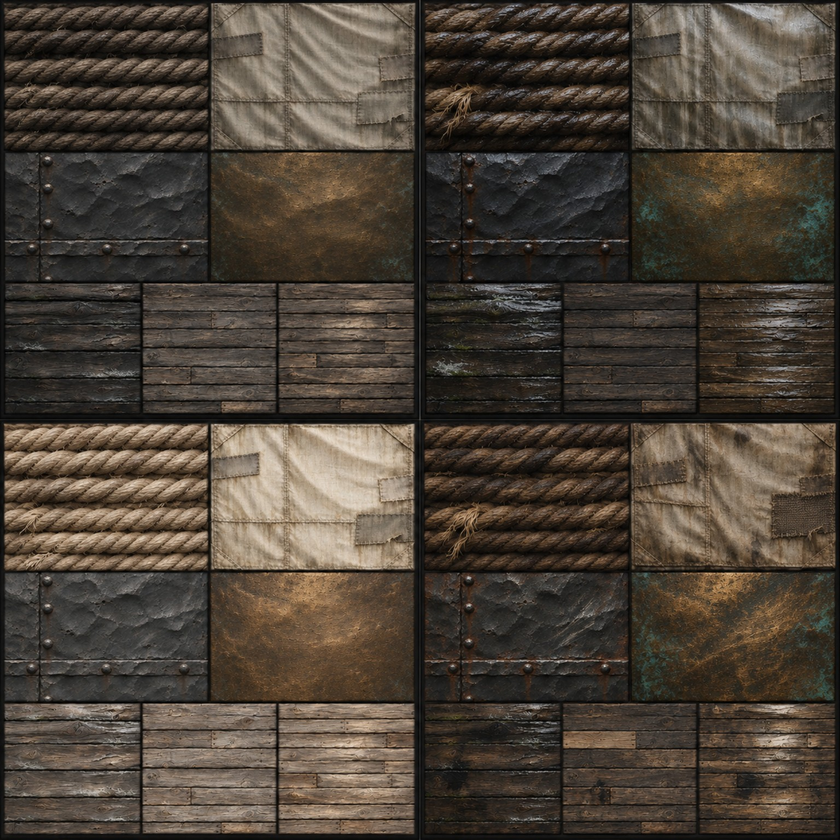
#> input picture SeaCraft_texture_atlas_source.png, 840 x 840 px, shrunk from 1536 x 1536 before the run
$ python -i seacraft_showlook.py   (imports and definitions only)
#> lines starting #> are read from the running program, lines starting #| are printed output that depends on the picture
#> further down, picture is the input picture: PIL image 840x840 RGB; mean R, G, B 75.8, 66.2, 55.7
#!/usr/bin/env python3
"""SeaCraft shared ship look pipeline: v1 global, v2 material-aware, v3 production show-look."""
import argparse,json
from pathlib import Path
import cv2,numpy as np
from PIL import Image,ImageDraw
from skimage import color

ORDER=['N','NE','E','SE','S','SW','W','NW']
Q1=np.array([0,.01,.03,.07,.15,.30,.50,.70,.85,.93,.97,.99,1.])
QM=np.array([.01,.03,.08,.18,.35,.50,.65,.82,.92,.97,.99])
V1={'style':.72,'l':.66,'ab':.70}
V2={'l':{'sail':.78,'wood':.72,'metal':.62,'other':.40},'ab':{'sail':.78,'wood':.72,'metal':.58,'other':.34},'blend':.82}
V3={'l':{'sail':.72,'wood':.66,'metal':.52,'other':.30},'ab':{'sail':.76,'wood':.70,'metal':.48,'other':.24},'blend':.78,'cube_blend':.38,'shadow_a':-.6,'shadow_b':-1.6,'wood_a':.8,'wood_b':1.4,'sail_b':[3.,18.]}

def args():
 p=argparse.ArgumentParser();p.add_argument('input_dir',type=Path);p.add_argument('reference_image',type=Path);p.add_argument('output_dir',type=Path);p.add_argument('--stage',choices=['v1','v2','v3'],default='v3');p.add_argument('--cube-size',type=int,default=33);p.add_argument('--comparison-direction',choices=ORDER,default='E');return p.parse_args()
def sm(m):
 v,q=np.linalg.eigh(m);v=np.clip(v,1e-6,None);return q@np.diag(np.sqrt(v))@q.T
def ism(m):
 v,q=np.linalg.eigh(m);v=np.clip(v,1e-6,None);return q@np.diag(1/np.sqrt(v))@q.T
# [4 lines left out: function load, not called in this run]
def ref_ship(im):
 u=np.asarray(im.convert('RGB'));h,w,_=u.shape;g=np.full((h,w),cv2.GC_PR_BGD,np.uint8);b=max(8,min(h,w)//80);g[:b]=g[-b:]=cv2.GC_BGD;g[:,:b]=g[:,-b:]=cv2.GC_BGD;l=cv2.cvtColor(u,cv2.COLOR_RGB2LAB);c=u.max(2)-u.min(2);z=np.zeros((h,w),np.uint8);z[int(.04*h):int(.96*h),int(.03*w):int(.97*w)]=1;g[z.astype(bool)&((l[...,0]>42)|(c>15))]=cv2.GC_PR_FGD;bg=np.zeros((1,65));fg=np.zeros((1,65));cv2.grabCut(cv2.cvtColor(u,cv2.COLOR_RGB2BGR),g,None,bg,fg,7,cv2.GC_INIT_WITH_MASK);m=((g==cv2.GC_FGD)|(g==cv2.GC_PR_FGD)).astype(np.uint8);m=cv2.morphologyEx(m,cv2.MORPH_CLOSE,cv2.getStructuringElement(cv2.MORPH_ELLIPSE,(7,7)));n,lb,st,_=cv2.connectedComponentsWithStats(m,8);m=(lb==(1+np.argmax(st[1:,cv2.CC_STAT_AREA]))) if n>1 else m.astype(bool);return u.astype(np.float32)/255,m
#> after `h, w, _ = u.shape`: h = 840; w = 840
#> after `b = max(8, min(h, w) // 80)`: b = 10
#> after `l = cv2.cvtColor(u, cv2.COLOR_RGB2LAB)`: l: shape (840, 840, 3); mean of channels 0, 1, 2 71.5, 130.2, 135.7
#> after `c = u.max(2) - u.min(2)`:
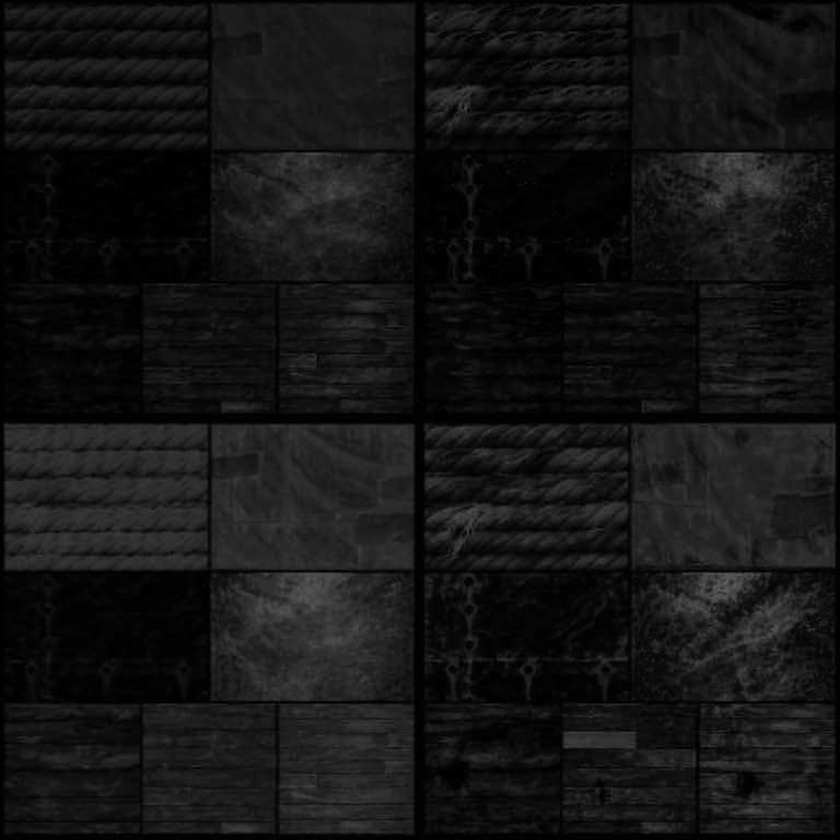
#> c: shape (840, 840); min 0, max 100, mean 20.4
def masks(rgb,a=None):
 q=color.rgb2lab(np.clip(rgb,0,1));L,A,B=q[...,0],q[...,1],q[...,2];fg=np.ones(L.shape,bool) if a is None else a>.15;s=fg&(L>42)&(L<94)&(B>1)&(B<24)&(np.abs(A)<15);w=fg&(L>10)&(L<75)&(A>1.5)&(B>5);m=fg&(L<50)&(np.abs(A)<11)&(B<9);m&=~s;w&=~s&~m;o=fg&~s&~w&~m;return {'sail':s,'wood':w,'metal':m,'other':o}
# [21 lines left out: functions stat, src_global, src_mat, grade, not called in this run]
def film(L):
 x=np.clip(L/100,0,1);y=.5+(x-.5)*1.055;y=np.where(y<.16,.16*((np.clip(y,0,None)/.16)**.88),y);h=y>.78;y[h]=.78+.22*(1-np.exp(-(y[h]-.78)*3.3))/(1-np.exp(-.22*3.3));return np.clip(y*100,0,100)
def run_v1(im,ss,rs):
 a=np.asarray(im).astype(np.float32)/255;lab=color.rgb2lab(a[...,:3]);st=np.clip(color.lab2rgb(grade(lab,ss,rs,V1['l'],V1['ab'])),0,1);rgb=a[...,:3]*(1-V1['style'])+st*V1['style'];o=np.dstack([rgb,a[...,3]]);o[a[...,3]<.005,:3]=0;return Image.fromarray((o*255).astype(np.uint8),'RGBA')
# [7 lines left out: function run_mat, not called in this run]
def finish(rgb):
 l=color.rgb2lab(rgb.reshape((-1,1,3))).reshape((-1,3));l[:,0]=film(l[:,0]);s=l[:,0]<38;l[s,1]+=V3['shadow_a'];l[s,2]+=V3['shadow_b'];st=np.clip(color.lab2rgb(l.reshape((-1,1,3))).reshape((-1,3)),0,1);b=V3['cube_blend'];return np.clip(rgb*(1-b)+st*b,0,1)
def cube(p,n):
 if not 2<=n<=65:raise SystemExit('cube size 2..65')
 g=np.array([[r,g,b] for b in np.linspace(0,1,n) for g in np.linspace(0,1,n) for r in np.linspace(0,1,n)]);m=finish(g);p.write_text('\n'.join(['TITLE "SeaCraft ShowLook v3"',f'LUT_3D_SIZE {n}','DOMAIN_MIN 0 0 0','DOMAIN_MAX 1 1 1']+[f'{r:.7f} {g:.7f} {b:.7f}' for r,g,b in m]))
# [9 lines left out: functions contact, compare, not called in this run]
def ser(x):
 if x is None:return None
 return {k:(v.tolist() if isinstance(v,np.ndarray) else v) for k,v in x.items()}
# [12 lines left out: function main, not called in this run]
# [1 line not run here, left out]

>>> from PIL import Image
>>> picture = Image.open('../SeaCraft_texture_atlas_source.png')
>>> result = ref_ship(picture)
